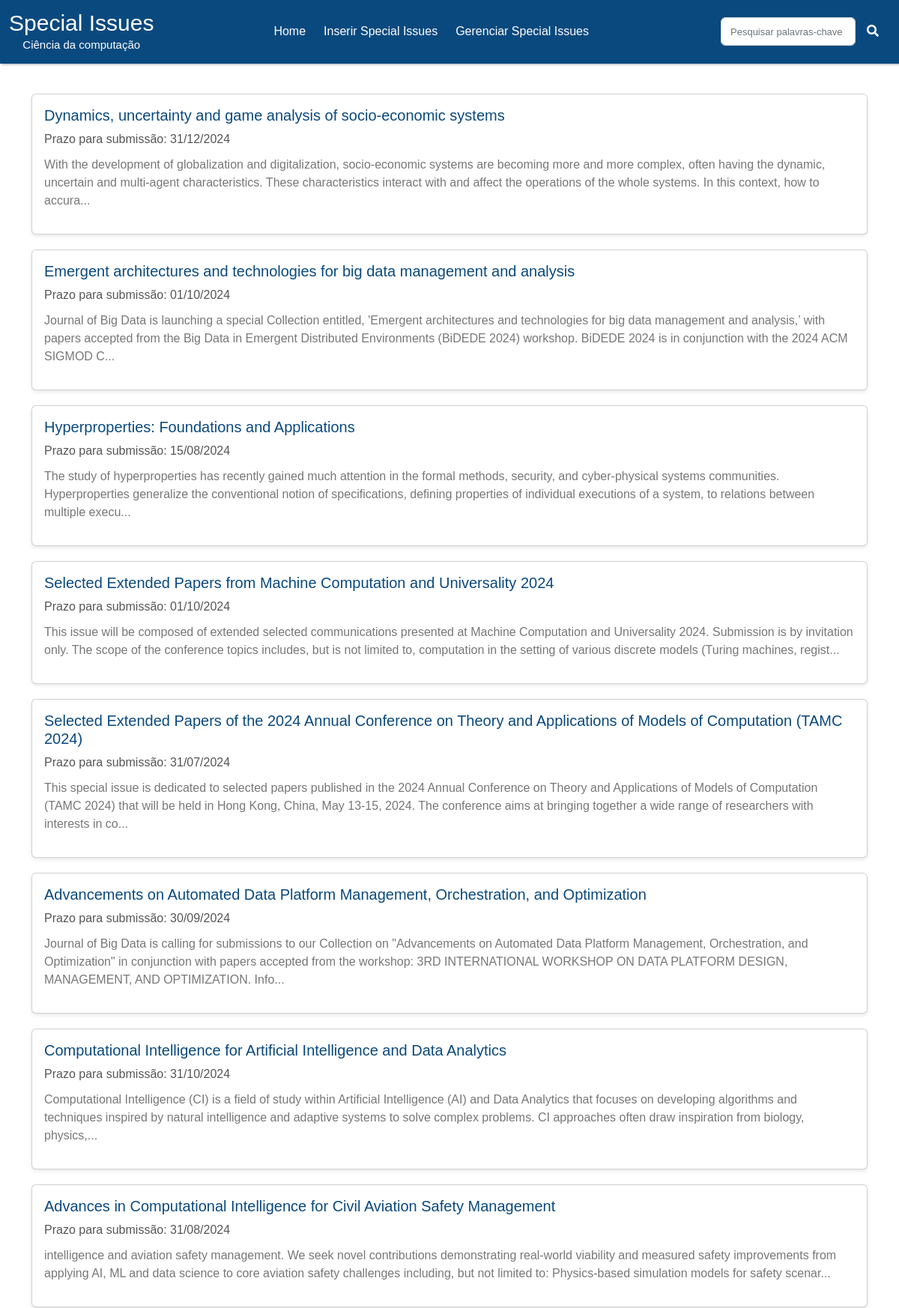
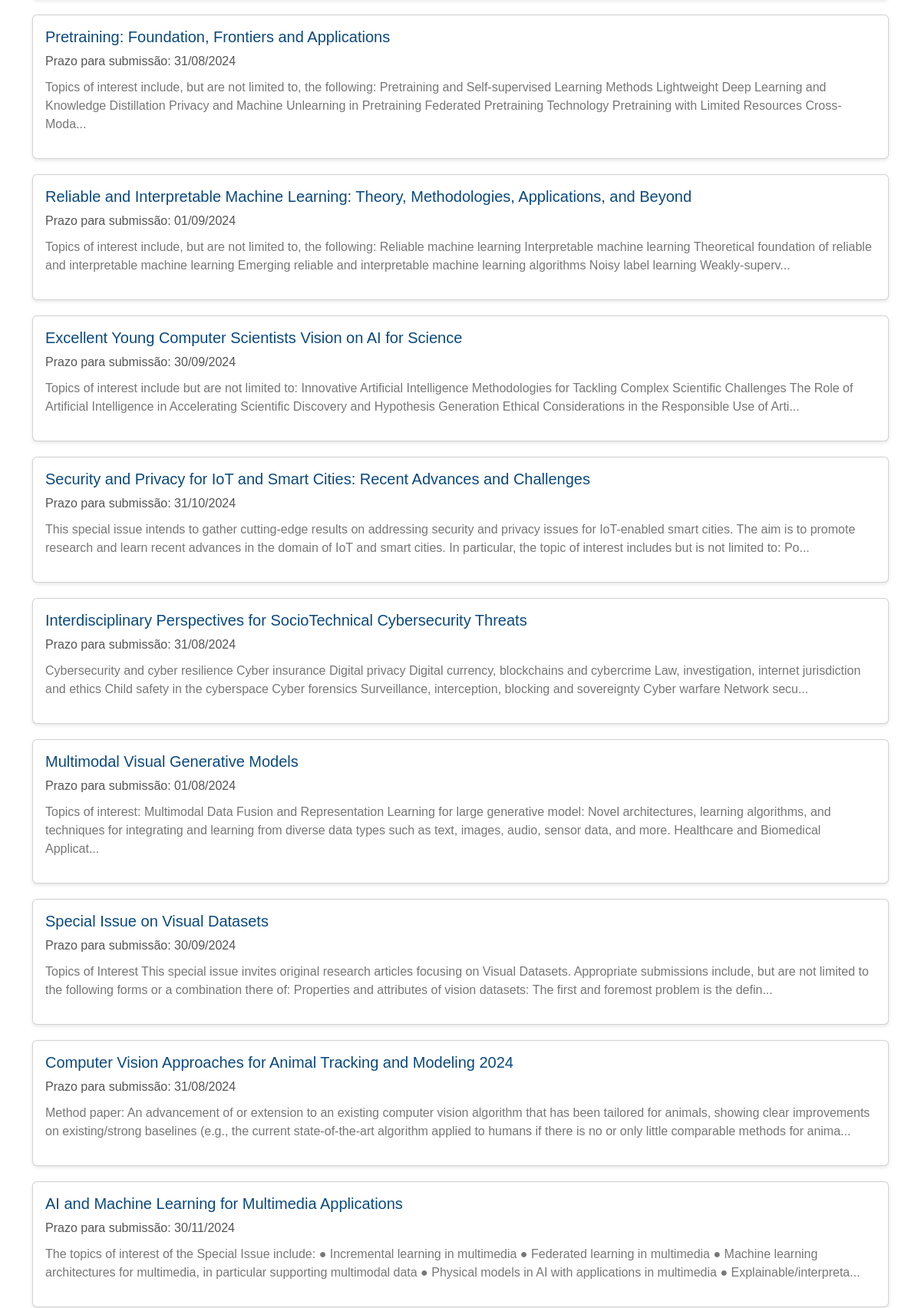
The app's page /admin/search (upper part) with its own data (2 pictures, top to bottom).
### website/adm/models.py (models this page shows)
class SPI(db.Model):
    id = db.Column(db.Integer, primary_key=True)
    editora = db.Column(db.String, unique=False, nullable=False)
    revista = db.Column(db.String, unique=False, nullable=False)
    titulo = db.Column(db.String, unique=False, nullable=False)
    link = db.Column(db.String, unique=True, nullable=False)
    prazo = db.Column(db.Date, unique=False, nullable=False)
    datanot = db.Column(db.Date, unique=False, nullable=False)
    detalhes = db.Column(db.String, unique=False, nullable=False)

### website/adm/rotas.py (the view)
@app.route('/admin/search', methods=['GET', 'POST'])
def search():
    if request.method == 'POST':
        form = request.form
        search_value = form['search-box']
        session['search_value'] = search_value  # Armazena na sessão
        search = f"%{search_value}%"
        specialissues = SPI.query.filter(SPI.titulo.like(search)).paginate(page=1, per_page=20)
        return render_template('admin/busca.html', specialissues=specialissues, search_value=search_value)
    else:
        page = request.args.get('page', 1, type=int)
        per_page = 20
        search_value = session.get('search_value', '')  # Obtém da sessão
        if page == 1 and search_value:
            specialissues = SPI.query.filter(SPI.titulo.like(f"%{search_value}%")).paginate(page=1, per_page=10)
        else:
            specialissues = SPI.query.paginate(page=page, per_page=per_page)
    return render_template('admin/busca.html', specialissues=specialissues, search_value=search_value)

### website/templates/admin/busca.html (shortened to what this page needs)
{% extends 'layout.html' %}
{% block content %}
{% include 'navbar.html' %}
<link rel="stylesheet" type="text/css" href="{{ url_for('static', filename='css/busca.css') }}">
<div class="container">
    <div class="row">
        {% if specialissues.items %}
            {% for spi in specialissues.items %}
                <div class="col-md-12">
                    <div class="card special-issue">
                        <a href="{{ url_for('detalhes', id=spi.id) }}" style="text-decoration: none; color: inherit;">
                            <div class="card-body">
                                <h5 class="card-title">{{ spi.titulo }}</h5>
                                <p class="date">Prazo para submissão: {{ spi.prazo.strftime('%d/%m/%Y') }}</p>
                                <p class="description">{{ spi.detalhes[:300] }}...</p>
                            </div>
                        </a>
                    </div>
                </div>
            {% endfor %}
        {% else %}
            <li class="aviso">Sem resultados para essa pesquisa</li>
        {% endif %}
    </div>
</div>
{% include 'footer.html' %}
{% endblock content %}

### website/static/css/styles_nav.css (style rules this page uses)
* { font-family: 'Aileron', sans-serif; }

### website/static/css/busca.css (style rules this page uses)
* { box-sizing: border-box; }
html, body { height: 100%; margin: 0; }
.container { display: flex; flex-direction: column; flex: 1; padding: 20px; min-height: calc(100vh - 100px); margin-top: 20px; }
.row { margin: 0; }
.col-md-12 { margin-bottom: 20px; }
.special-issue { border: 1px solid #e0e0e0; border-radius: 5px; box-shadow: 0 2px 5px rgba(0, 0, 0, 0.1); transition: transform 0.2s, box-shadow 0.2s; width: 100%; background-color: #f9f9f9; }
.card-body { padding: 20px; }
.card-title { font-size: 20px; color: #0a497e; }
.date { color: #555; margin-bottom: 10px; }
.description { font-size: 16px; color: #777; }

### records on screen
SPI: titulo "Dynamics, uncertainty and game analysis of socio-economic systems", prazo "31/12/2024", detalhes "With the development of globalization and digitalization, socio-economic systems are becoming more and more complex, often having the dynamic, uncertain and multi-agent characteristics. These characteristics interact with and affect the operations of the whole systems. In this context, how to accura"
SPI: titulo "Emergent architectures and technologies for big data management and analysis", prazo "01/10/2024", detalhes "Journal of Big Data is launching a special Collection entitled, 'Emergent architectures and technologies for big data management and analysis,’ with papers accepted from the Big Data in Emergent Distributed Environments (BiDEDE 2024) workshop. BiDEDE 2024 is in conjunction with the 2024 ACM SIGMOD C"
SPI: titulo "Hyperproperties: Foundations and Applications", prazo "15/08/2024", detalhes "The study of hyperproperties has recently gained much attention in the formal methods, security, and cyber-physical systems communities. Hyperproperties generalize the conventional notion of specifications, defining properties of individual executions of a system, to relations between multiple execu"
SPI: titulo "Selected Extended Papers from Machine Computation and Universality 2024", prazo "01/10/2024", detalhes "This issue will be composed of extended selected communications presented at Machine Computation and Universality 2024. Submission is by invitation only. The scope of the conference topics includes, but is not limited to, computation in the setting of various discrete models (Turing machines, regist"
SPI: titulo "Selected Extended Papers of the 2024 Annual Conference on Theory and Applications of Models of Computation (TAMC 2024)", prazo "31/07/2024", detalhes "This special issue is dedicated to selected papers published in the 2024 Annual Conference on Theory and Applications of Models of Computation (TAMC 2024) that will be held in Hong Kong, China, May 13-15, 2024. The conference aims at bringing together a wide range of researchers with interests in co"
SPI: titulo "Advancements on Automated Data Platform Management, Orchestration, and Optimization", prazo "30/09/2024", detalhes "Journal of Big Data is calling for submissions to our Collection on \"Advancements on Automated Data Platform Management, Orchestration, and Optimization\" in conjunction with papers accepted from the workshop: 3RD INTERNATIONAL WORKSHOP ON DATA PLATFORM DESIGN, MANAGEMENT, AND OPTIMIZATION. Info"
SPI: titulo "Computational Intelligence for Artificial Intelligence and Data Analytics", prazo "31/10/2024", detalhes "Computational Intelligence (CI) is a field of study within Artificial Intelligence (AI) and Data Analytics that focuses on developing algorithms and techniques inspired by natural intelligence and adaptive systems to solve complex problems. CI approaches often draw inspiration from biology, physics,"
SPI: titulo "Advances in Computational Intelligence for Civil Aviation Safety Management", prazo "31/08/2024", detalhes "intelligence and aviation safety management. We seek novel contributions demonstrating real-world viability and measured safety improvements from applying AI, ML and data science to core aviation safety challenges including, but not limited to: Physics-based simulation models for safety scenar"
SPI: titulo "Pretraining: Foundation, Frontiers and Applications", prazo "31/08/2024", detalhes "Topics of interest include, but are not limited to, the following: Pretraining and Self-supervised Learning Methods Lightweight Deep Learning and Knowledge Distillation Privacy and Machine Unlearning in Pretraining Federated Pretraining Technology Pretraining with Limited Resources Cross-Moda"
SPI: titulo "Reliable and Interpretable Machine Learning: Theory, Methodologies, Applications, and Beyond", prazo "01/09/2024", detalhes "Topics of interest include, but are not limited to, the following: Reliable machine learning Interpretable machine learning Theoretical foundation of reliable and interpretable machine learning Emerging reliable and interpretable machine learning algorithms Noisy label learning Weakly-superv"
SPI: titulo "Excellent Young Computer Scientists Vision on AI for Science", prazo "30/09/2024", detalhes "Topics of interest include but are not limited to: Innovative Artificial Intelligence Methodologies for Tackling Complex Scientific Challenges The Role of Artificial Intelligence in Accelerating Scientific Discovery and Hypothesis Generation Ethical Considerations in the Responsible Use of Arti"
SPI: titulo "Security and Privacy for IoT and Smart Cities: Recent Advances and Challenges", prazo "31/10/2024", detalhes "This special issue intends to gather cutting-edge results on addressing security and privacy issues for IoT-enabled smart cities. The aim is to promote research and learn recent advances in the domain of IoT and smart cities. In particular, the topic of interest includes but is not limited to: Po"
SPI: titulo "Interdisciplinary Perspectives for SocioTechnical Cybersecurity Threats", prazo "31/08/2024", detalhes "Cybersecurity and cyber resilience Cyber insurance Digital privacy Digital currency, blockchains and cybercrime Law, investigation, internet jurisdiction and ethics Child safety in the cyberspace Cyber forensics Surveillance, interception, blocking and sovereignty Cyber warfare Network secu"
SPI: titulo "Multimodal Visual Generative Models", prazo "01/08/2024", detalhes "Topics of interest: Multimodal Data Fusion and Representation Learning for large generative model: Novel architectures, learning algorithms, and techniques for integrating and learning from diverse data types such as text, images, audio, sensor data, and more. Healthcare and Biomedical Applicat"
SPI: titulo "Special Issue on Visual Datasets", prazo "30/09/2024", detalhes "Topics of Interest This special issue invites original research articles focusing on Visual Datasets. Appropriate submissions include, but are not limited to the following forms or a combination there of: Properties and attributes of vision datasets: The first and foremost problem is the defin"
SPI: titulo "Computer Vision Approaches for Animal Tracking and Modeling 2024", prazo "31/08/2024", detalhes "Method paper: An advancement of or extension to an existing computer vision algorithm that has been tailored for animals, showing clear improvements on existing/strong baselines (e.g., the current state-of-the-art algorithm applied to humans if there is no or only little comparable methods for anima"
SPI: titulo "AI and Machine Learning for Multimedia Applications", prazo "30/11/2024", detalhes "The topics of interest of the Special Issue include: ● Incremental learning in multimedia ● Federated learning in multimedia ● Machine learning architectures for multimedia, in particular supporting multimodal data ● Physical models in AI with applications in multimedia ● Explainable/interpreta"
